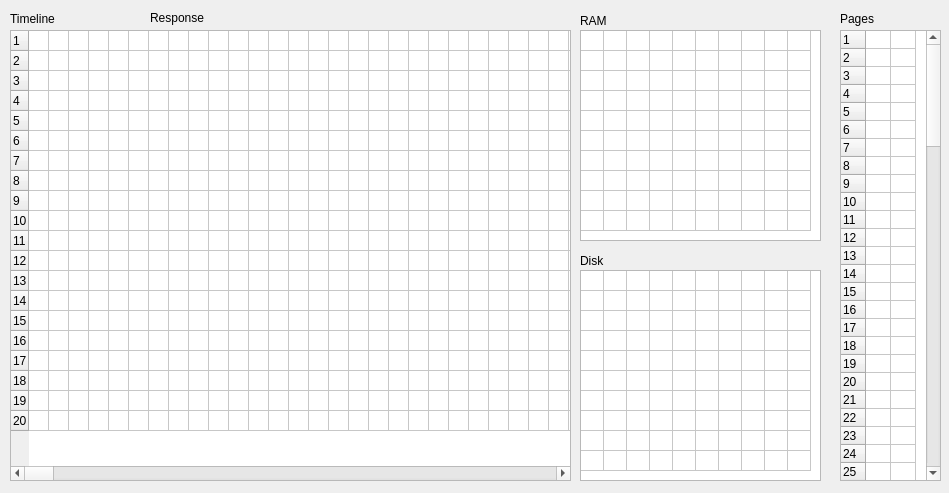
<?xml version="1.0" encoding="UTF-8"?>
<ui version="4.0">
 <class>SimulationDialog</class>
 <widget class="QDialog" name="SimulationDialog">
  <property name="geometry">
   <rect>
    <x>0</x>
    <y>0</y>
    <width>949</width>
    <height>493</height>
   </rect>
  </property>
  <property name="windowTitle">
   <string>Simulation Window</string>
  </property>
  <property name="modal">
   <bool>true</bool>
  </property>
  <widget class="QTableWidget" name="timeline">
   <property name="enabled">
    <bool>true</bool>
   </property>
   <property name="geometry">
    <rect>
     <x>10</x>
     <y>30</y>
     <width>561</width>
     <height>451</height>
    </rect>
   </property>
   <property name="lineWidth">
    <number>1</number>
   </property>
   <property name="editTriggers">
    <set>QAbstractItemView::NoEditTriggers</set>
   </property>
   <property name="showGrid">
    <bool>true</bool>
   </property>
   <property name="gridStyle">
    <enum>Qt::SolidLine</enum>
   </property>
   <property name="rowCount">
    <number>20</number>
   </property>
   <property name="columnCount">
    <number>500</number>
   </property>
   <attribute name="horizontalHeaderVisible">
    <bool>false</bool>
   </attribute>
   <attribute name="horizontalHeaderCascadingSectionResizes">
    <bool>false</bool>
   </attribute>
   <attribute name="horizontalHeaderDefaultSectionSize">
    <number>6</number>
   </attribute>
   <attribute name="horizontalHeaderHighlightSections">
    <bool>false</bool>
   </attribute>
   <attribute name="horizontalHeaderMinimumSectionSize">
    <number>6</number>
   </attribute>
   <attribute name="verticalHeaderVisible">
    <bool>true</bool>
   </attribute>
   <attribute name="verticalHeaderCascadingSectionResizes">
    <bool>false</bool>
   </attribute>
   <attribute name="verticalHeaderDefaultSectionSize">
    <number>20</number>
   </attribute>
   <attribute name="verticalHeaderHighlightSections">
    <bool>false</bool>
   </attribute>
   <attribute name="verticalHeaderMinimumSectionSize">
    <number>20</number>
   </attribute>
   <attribute name="verticalHeaderShowSortIndicator" stdset="0">
    <bool>false</bool>
   </attribute>
   <attribute name="verticalHeaderStretchLastSection">
    <bool>false</bool>
   </attribute>
   <row/>
   <row/>
   <row/>
   <row/>
   <row/>
   <row/>
   <row/>
   <row/>
   <row/>
   <row/>
   <row/>
   <row/>
   <row/>
   <row/>
   <row/>
   <row/>
   <row/>
   <row/>
   <row/>
   <row/>
   <column/>
   <column/>
   <column/>
   <column/>
   <column/>
   <column/>
   <column/>
   <column/>
   <column/>
   <column/>
   <column/>
   <column/>
   <column/>
   <column/>
   <column/>
   <column/>
   <column/>
   <column/>
   <column/>
   <column/>
   <column/>
   <column/>
   <column/>
   <column/>
   <column/>
   <column/>
   <column/>
   <column/>
   <column/>
   <column/>
   <column/>
   <column/>
   <column/>
   <column/>
   <column/>
   <column/>
   <column/>
   <column/>
   <column/>
   <column/>
   <column/>
   <column/>
   <column/>
   <column/>
   <column/>
   <column/>
   <column/>
   <column/>
   <column/>
   <column/>
   <column/>
   <column/>
   <column/>
   <column/>
   <column/>
   <column/>
   <column/>
   <column/>
   <column/>
   <column/>
   <column/>
   <column/>
   <column/>
   <column/>
   <column/>
   <column/>
   <column/>
   <column/>
   <column/>
   <column/>
   <column/>
   <column/>
   <column/>
   <column/>
   <column/>
   <column/>
   <column/>
   <column/>
   <column/>
   <column/>
   <column/>
   <column/>
   <column/>
   <column/>
   <column/>
   <column/>
   <column/>
   <column/>
   <column/>
   <column/>
   <column/>
   <column/>
   <column/>
   <column/>
   <column/>
   <column/>
   <column/>
   <column/>
   <column/>
   <column/>
   <column/>
   <column/>
   <column/>
   <column/>
   <column/>
   <column/>
   <column/>
   <column/>
   <column/>
   <column/>
   <column/>
   <column/>
   <column/>
   <column/>
   <column/>
   <column/>
   <column/>
   <column/>
   <column/>
   <column/>
   <column/>
   <column/>
   <column/>
   <column/>
   <column/>
   <column/>
   <column/>
   <column/>
   <column/>
   <column/>
   <column/>
   <column/>
   <column/>
   <column/>
   <column/>
   <column/>
   <column/>
   <column/>
   <column/>
   <column/>
   <column/>
   <column/>
   <column/>
   <column/>
   <column/>
   <column/>
   <column/>
   <column/>
   <column/>
   <column/>
   <column/>
   <column/>
   <column/>
   <column/>
   <column/>
   <column/>
   <column/>
   <column/>
   <column/>
   <column/>
   <column/>
   <column/>
   <column/>
   <column/>
   <column/>
   <column/>
   <column/>
   <column/>
   <column/>
   <column/>
   <column/>
   <column/>
   <column/>
   <column/>
   <column/>
   <column/>
   <column/>
   <column/>
   <column/>
   <column/>
   <column/>
   <column/>
   <column/>
   <column/>
   <column/>
   <column/>
   <column/>
   <column/>
   <column/>
   <column/>
   <column/>
   <column/>
   <column/>
   <column/>
   <column/>
   <column/>
   <column/>
   <column/>
   <column/>
   <column/>
   <column/>
   <column/>
   <column/>
   <column/>
   <column/>
   <column/>
   <column/>
   <column/>
   <column/>
   <column/>
   <column/>
   <column/>
   <column/>
   <column/>
   <column/>
   <column/>
   <column/>
   <column/>
   <column/>
   <column/>
   <column/>
   <column/>
   <column/>
   <column/>
   <column/>
   <column/>
   <column/>
   <column/>
   <column/>
   <column/>
   <column/>
   <column/>
   <column/>
   <column/>
   <column/>
   <column/>
   <column/>
   <column/>
   <column/>
   <column/>
   <column/>
   <column/>
   <column/>
   <column/>
   <column/>
   <column/>
   <column/>
   <column/>
   <column/>
   <column/>
   <column/>
   <column/>
   <column/>
   <column/>
   <column/>
   <column/>
   <column/>
   <column/>
   <column/>
   <column/>
   <column/>
   <column/>
   <column/>
   <column/>
   <column/>
   <column/>
   <column/>
   <column/>
   <column/>
   <column/>
   <column/>
   <column/>
   <column/>
   <column/>
   <column/>
   <column/>
   <column/>
   <column/>
   <column/>
   <column/>
   <column/>
   <column/>
   <column/>
   <column/>
   <column/>
   <column/>
   <column/>
   <column/>
   <column/>
   <column/>
   <column/>
   <column/>
   <column/>
   <column/>
   <column/>
   <column/>
   <column/>
   <column/>
   <column/>
   <column/>
   <column/>
   <column/>
   <column/>
   <column/>
   <column/>
   <column/>
   <column/>
   <column/>
   <column/>
   <column/>
   <column/>
   <column/>
   <column/>
   <column/>
   <column/>
   <column/>
   <column/>
   <column/>
   <column/>
   <column/>
   <column/>
   <column/>
   <column/>
   <column/>
   <column/>
   <column/>
   <column/>
   <column/>
   <column/>
   <column/>
   <column/>
   <column/>
   <column/>
   <column/>
   <column/>
   <column/>
   <column/>
   <column/>
   <column/>
   <column/>
   <column/>
   <column/>
   <column/>
   <column/>
   <column/>
   <column/>
   <column/>
   <column/>
   <column/>
   <column/>
   <column/>
   <column/>
   <column/>
   <column/>
   <column/>
   <column/>
   <column/>
   <column/>
   <column/>
   <column/>
   <column/>
   <column/>
   <column/>
   <column/>
   <column/>
   <column/>
   <column/>
   <column/>
   <column/>
   <column/>
   <column/>
   <column/>
   <column/>
   <column/>
   <column/>
   <column/>
   <column/>
   <column/>
   <column/>
   <column/>
   <column/>
   <column/>
   <column/>
   <column/>
   <column/>
   <column/>
   <column/>
   <column/>
   <column/>
   <column/>
   <column/>
   <column/>
   <column/>
   <column/>
   <column/>
   <column/>
   <column/>
   <column/>
   <column/>
   <column/>
   <column/>
   <column/>
   <column/>
   <column/>
   <column/>
   <column/>
   <column/>
   <column/>
   <column/>
   <column/>
   <column/>
   <column/>
   <column/>
   <column/>
   <column/>
   <column/>
   <column/>
   <column/>
   <column/>
   <column/>
   <column/>
   <column/>
   <column/>
   <column/>
   <column/>
   <column/>
   <column/>
   <column/>
   <column/>
   <column/>
   <column/>
   <column/>
   <column/>
   <column/>
   <column/>
   <column/>
   <column/>
   <column/>
   <column/>
   <column/>
   <column/>
   <column/>
   <column/>
   <column/>
   <column/>
   <column/>
   <column/>
   <column/>
   <column/>
   <column/>
   <column/>
   <column/>
   <column/>
   <column/>
   <column/>
   <column/>
   <column/>
   <column/>
   <column/>
   <column/>
   <column/>
   <column/>
   <column/>
   <column/>
   <column/>
   <column/>
   <column/>
   <column/>
   <column/>
   <column/>
   <column/>
   <column/>
   <column/>
   <column/>
   <column/>
   <column/>
   <column/>
   <column/>
   <column/>
   <column/>
   <column/>
   <column/>
   <column/>
   <column/>
   <column/>
   <column/>
   <column/>
   <column/>
   <column/>
   <column/>
   <column/>
   <column/>
   <column/>
   <column/>
   <column/>
   <column/>
   <column/>
   <column/>
   <column/>
   <column/>
  </widget>
  <widget class="QTableWidget" name="ram">
   <property name="geometry">
    <rect>
     <x>580</x>
     <y>30</y>
     <width>241</width>
     <height>211</height>
    </rect>
   </property>
   <property name="autoScroll">
    <bool>true</bool>
   </property>
   <property name="editTriggers">
    <set>QAbstractItemView::NoEditTriggers</set>
   </property>
   <property name="showGrid">
    <bool>true</bool>
   </property>
   <property name="gridStyle">
    <enum>Qt::SolidLine</enum>
   </property>
   <property name="cornerButtonEnabled">
    <bool>true</bool>
   </property>
   <property name="rowCount">
    <number>10</number>
   </property>
   <property name="columnCount">
    <number>10</number>
   </property>
   <attribute name="horizontalHeaderVisible">
    <bool>false</bool>
   </attribute>
   <attribute name="horizontalHeaderCascadingSectionResizes">
    <bool>false</bool>
   </attribute>
   <attribute name="horizontalHeaderDefaultSectionSize">
    <number>23</number>
   </attribute>
   <attribute name="horizontalHeaderHighlightSections">
    <bool>false</bool>
   </attribute>
   <attribute name="horizontalHeaderMinimumSectionSize">
    <number>23</number>
   </attribute>
   <attribute name="horizontalHeaderShowSortIndicator" stdset="0">
    <bool>false</bool>
   </attribute>
   <attribute name="horizontalHeaderStretchLastSection">
    <bool>false</bool>
   </attribute>
   <attribute name="verticalHeaderVisible">
    <bool>false</bool>
   </attribute>
   <attribute name="verticalHeaderCascadingSectionResizes">
    <bool>false</bool>
   </attribute>
   <attribute name="verticalHeaderDefaultSectionSize">
    <number>20</number>
   </attribute>
   <attribute name="verticalHeaderHighlightSections">
    <bool>false</bool>
   </attribute>
   <attribute name="verticalHeaderMinimumSectionSize">
    <number>20</number>
   </attribute>
   <attribute name="verticalHeaderShowSortIndicator" stdset="0">
    <bool>false</bool>
   </attribute>
   <attribute name="verticalHeaderStretchLastSection">
    <bool>false</bool>
   </attribute>
   <row/>
   <row/>
   <row/>
   <row/>
   <row/>
   <row/>
   <row/>
   <row/>
   <row/>
   <row/>
   <column/>
   <column/>
   <column/>
   <column/>
   <column/>
   <column/>
   <column/>
   <column/>
   <column/>
   <column/>
  </widget>
  <widget class="QTableWidget" name="disk">
   <property name="geometry">
    <rect>
     <x>580</x>
     <y>270</y>
     <width>241</width>
     <height>211</height>
    </rect>
   </property>
   <property name="autoScroll">
    <bool>true</bool>
   </property>
   <property name="editTriggers">
    <set>QAbstractItemView::NoEditTriggers</set>
   </property>
   <property name="showGrid">
    <bool>true</bool>
   </property>
   <property name="gridStyle">
    <enum>Qt::SolidLine</enum>
   </property>
   <property name="cornerButtonEnabled">
    <bool>true</bool>
   </property>
   <property name="rowCount">
    <number>10</number>
   </property>
   <property name="columnCount">
    <number>10</number>
   </property>
   <attribute name="horizontalHeaderVisible">
    <bool>false</bool>
   </attribute>
   <attribute name="horizontalHeaderCascadingSectionResizes">
    <bool>false</bool>
   </attribute>
   <attribute name="horizontalHeaderDefaultSectionSize">
    <number>23</number>
   </attribute>
   <attribute name="horizontalHeaderHighlightSections">
    <bool>false</bool>
   </attribute>
   <attribute name="horizontalHeaderMinimumSectionSize">
    <number>23</number>
   </attribute>
   <attribute name="horizontalHeaderShowSortIndicator" stdset="0">
    <bool>false</bool>
   </attribute>
   <attribute name="horizontalHeaderStretchLastSection">
    <bool>false</bool>
   </attribute>
   <attribute name="verticalHeaderVisible">
    <bool>false</bool>
   </attribute>
   <attribute name="verticalHeaderDefaultSectionSize">
    <number>20</number>
   </attribute>
   <attribute name="verticalHeaderHighlightSections">
    <bool>false</bool>
   </attribute>
   <attribute name="verticalHeaderMinimumSectionSize">
    <number>20</number>
   </attribute>
   <attribute name="verticalHeaderStretchLastSection">
    <bool>false</bool>
   </attribute>
   <row/>
   <row/>
   <row/>
   <row/>
   <row/>
   <row/>
   <row/>
   <row/>
   <row/>
   <row/>
   <column/>
   <column/>
   <column/>
   <column/>
   <column/>
   <column/>
   <column/>
   <column/>
   <column/>
   <column/>
  </widget>
  <widget class="QLabel" name="lbl_disk">
   <property name="geometry">
    <rect>
     <x>580</x>
     <y>250</y>
     <width>31</width>
     <height>21</height>
    </rect>
   </property>
   <property name="text">
    <string>Disk</string>
   </property>
  </widget>
  <widget class="QLabel" name="lbl_ram">
   <property name="geometry">
    <rect>
     <x>580</x>
     <y>10</y>
     <width>41</width>
     <height>21</height>
    </rect>
   </property>
   <property name="text">
    <string>RAM</string>
   </property>
  </widget>
  <widget class="QLabel" name="lbl_timeline">
   <property name="geometry">
    <rect>
     <x>10</x>
     <y>10</y>
     <width>61</width>
     <height>17</height>
    </rect>
   </property>
   <property name="text">
    <string>Timeline</string>
   </property>
  </widget>
  <widget class="QTableWidget" name="pages">
   <property name="geometry">
    <rect>
     <x>840</x>
     <y>30</y>
     <width>101</width>
     <height>451</height>
    </rect>
   </property>
   <property name="editTriggers">
    <set>QAbstractItemView::NoEditTriggers</set>
   </property>
   <property name="rowCount">
    <number>100</number>
   </property>
   <property name="columnCount">
    <number>2</number>
   </property>
   <attribute name="horizontalHeaderVisible">
    <bool>false</bool>
   </attribute>
   <attribute name="horizontalHeaderCascadingSectionResizes">
    <bool>false</bool>
   </attribute>
   <attribute name="horizontalHeaderDefaultSectionSize">
    <number>25</number>
   </attribute>
   <attribute name="horizontalHeaderHighlightSections">
    <bool>false</bool>
   </attribute>
   <attribute name="horizontalHeaderMinimumSectionSize">
    <number>25</number>
   </attribute>
   <attribute name="horizontalHeaderStretchLastSection">
    <bool>false</bool>
   </attribute>
   <attribute name="verticalHeaderVisible">
    <bool>true</bool>
   </attribute>
   <attribute name="verticalHeaderCascadingSectionResizes">
    <bool>false</bool>
   </attribute>
   <attribute name="verticalHeaderDefaultSectionSize">
    <number>15</number>
   </attribute>
   <attribute name="verticalHeaderHighlightSections">
    <bool>false</bool>
   </attribute>
   <attribute name="verticalHeaderMinimumSectionSize">
    <number>15</number>
   </attribute>
   <attribute name="verticalHeaderShowSortIndicator" stdset="0">
    <bool>false</bool>
   </attribute>
   <attribute name="verticalHeaderStretchLastSection">
    <bool>false</bool>
   </attribute>
   <row/>
   <row/>
   <row/>
   <row/>
   <row/>
   <row/>
   <row/>
   <row/>
   <row/>
   <row/>
   <row/>
   <row/>
   <row/>
   <row/>
   <row/>
   <row/>
   <row/>
   <row/>
   <row/>
   <row/>
   <row/>
   <row/>
   <row/>
   <row/>
   <row/>
   <row/>
   <row/>
   <row/>
   <row/>
   <row/>
   <row/>
   <row/>
   <row/>
   <row/>
   <row/>
   <row/>
   <row/>
   <row/>
   <row/>
   <row/>
   <row/>
   <row/>
   <row/>
   <row/>
   <row/>
   <row/>
   <row/>
   <row/>
   <row/>
   <row/>
   <row/>
   <row/>
   <row/>
   <row/>
   <row/>
   <row/>
   <row/>
   <row/>
   <row/>
   <row/>
   <row/>
   <row/>
   <row/>
   <row/>
   <row/>
   <row/>
   <row/>
   <row/>
   <row/>
   <row/>
   <row/>
   <row/>
   <row/>
   <row/>
   <row/>
   <row/>
   <row/>
   <row/>
   <row/>
   <row/>
   <row/>
   <row/>
   <row/>
   <row/>
   <row/>
   <row/>
   <row/>
   <row/>
   <row/>
   <row/>
   <row/>
   <row/>
   <row/>
   <row/>
   <row/>
   <row/>
   <row/>
   <row/>
   <row/>
   <row/>
   <column/>
   <column/>
  </widget>
  <widget class="QLabel" name="lbl_pages">
   <property name="geometry">
    <rect>
     <x>840</x>
     <y>10</y>
     <width>41</width>
     <height>17</height>
    </rect>
   </property>
   <property name="text">
    <string>Pages</string>
   </property>
  </widget>
  <widget class="QLabel" name="lbl_response">
   <property name="geometry">
    <rect>
     <x>150</x>
     <y>10</y>
     <width>281</width>
     <height>16</height>
    </rect>
   </property>
   <property name="text">
    <string>Response</string>
   </property>
  </widget>
 </widget>
 <resources/>
 <connections/>
</ui>
